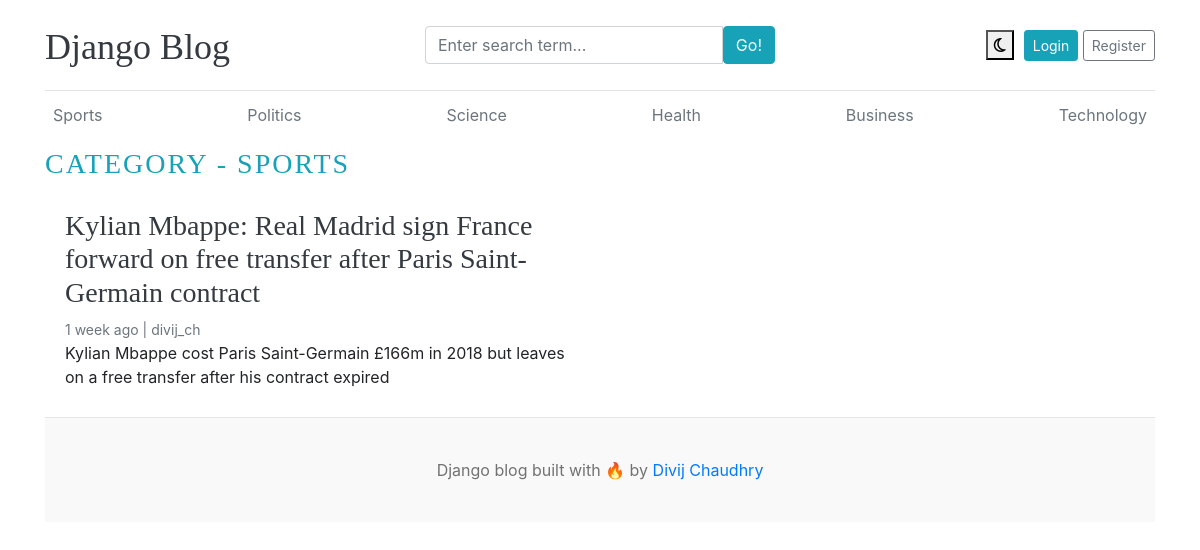
Page /category/1/ on the committed database.
### blogs/models.py (models this page shows, shortened)
class Category(models.Model):
    category_name = models.CharField(max_length=100, unique=True)
    updated_at = models.DateTimeField(auto_now=True)
    created_at = models.DateTimeField(auto_now_add=True)
    class Meta:
        verbose_name_plural = 'categories'
    def __str__ (self):
        return self.category_name

class Blog(models.Model):
    title = models.CharField(max_length=100)
    slug = models.SlugField(max_length=100, unique=True, blank = True)
    category = models.ForeignKey(Category, on_delete=models.CASCADE)
    author = models.ForeignKey(User, on_delete=models.CASCADE)
    featured_image = models.ImageField(upload_to='uploads/%Y/%m/%d' )
    short_description = models.TextField(max_length=500)
    blog_body = models.TextField(max_length=5000)
    status = models.CharField(choices=STATUS_CHOICES, default="draft", max_length=20)
    is_featured = models.BooleanField(default=False)
    created_at = models.DateTimeField(auto_now_add=True)
    updated_at = models.DateTimeField(auto_now=True)

### blogs/views.py (the view)
# urls.py: path('<int:category_id>/', views.posts_by_category, name='posts_by_category'),
def posts_by_category(request, category_id):
    posts = Blog.objects.filter(status="Published", category=category_id)
    category = get_object_or_404(Category,  pk=category_id)
    context = {
        'posts': posts,
        'category': category,
    }
    return render(request, 'posts_by_category.html', context)

### blogs/context_processors.py (called while the page is built)
def get_categories(request):
    categories = Category.objects.all()
    about = About.objects.all()
    social = Social.objects.all()
    return dict(categories=categories, about=about, social=social)

### templates/posts_by_category.html
{% extends 'base.html' %}
{% block content %}
<h3 class="text-uppercase text-info" style="letter-spacing: 2px;">Category - {{category}}</h3>
<div class="row mb-2">
  {%if posts%}
  {% for post in posts %}
    <div class="col-md-6">
      <div class="card border-0">
        <div class="card-body">
          <h3><a href="{% url 'blogs' post.slug%}" class = "text-dark">{{ post.title }}</a></h3>
          <small class="mb-1 text-muted">{{ post.created_at | timesince }} ago | {{ post.author }}</small>
          <p class="card-text">{{ post.short_description | truncatewords:20}}</p>
        </div>
      </div>
    </div>
  {% endfor %}
  {%else%}
  <p>No Posts Found</p>
  {%endif%}
</div>
{% endblock %}

### templates/base.html (shortened to what this page needs)
{% load static %}
<!DOCTYPE html>
<html lang="en">
<head>
    <link href="https://getbootstrap.com/docs/4.0/dist/css/bootstrap.min.css" rel="stylesheet">
    <link href="{% static 'css/blog.css' %}" rel="stylesheet">
    <link rel="stylesheet" href="https://cdnjs.cloudflare.com/ajax/libs/font-awesome/4.7.0/css/font-awesome.min.css">
    <link rel="stylesheet" href="{% static 'css/bootstrap.min.css' %}">
    <link rel="stylesheet" id="dark-mode-stylesheet" href="" disabled>
  </head>
<body>
    <div class="container">
      <header class="blog-header py-3">
        <div class="row flex-nowrap justify-content-between align-items-center">
          <div class="col-4 pt-1">
            <a class="blog-header-logo text-dark" href="/">Django Blog</a>
          </div>
          <div class="col-4">
            <form action="{% url 'search' %}" method="get">
              <div class="input-group">
                <input class="form-control" type="text" name="keyword" placeholder="Enter search term..." value="{{keyword}}"aria-label="Enter search term..." aria-describedby="button-search" />
                <button type="submit" class="btn btn-info" id="button-search" type="button">Go!</button>
            </div>
            </form>
          </div>
          <div class="col-4 d-flex justify-content-end align-items-center">
            <button id="darkModeButton" onclick="toggleDarkMode()" style="margin-right: 10px; border-radius: 0px;"><i id="darkModeIcon" class="fa fa-moon-o"></i></button>
            {%if not user.is_authenticated%}
            <a class="btn btn-sm btn-info" href="{%url 'login'%}">Login</a> &nbsp;
            <a class="btn btn-sm btn-outline-secondary" href="{%url 'register'%}">Register</a>
            {%else%}
            <a class="btn btn-sm btn-info"href="{% url 'dashboard' %}">Dashboard</a>
            &emsp;
            <a class="btn btn-sm btn-info" href="{% url 'logout'%}">Logout</a>
            {%endif%}
          </div>
        </div>
      </header>
      <div class="nav-scroller py-1 mb-2">
        <nav class="nav d-flex justify-content-between">
        {% for cat in categories %}
          <a class="p-2 text-muted" href="{%url 'posts_by_category' cat.id%}">{{cat.category_name}}</a>
        {% endfor %}
        </nav>
      </div>
{% block content %}
{% endblock %}
<footer class="blog-footer">
    <p>Django blog built with 🔥 by <a href="#">Divij Chaudhry</a></p>
  </footer>
  </body>
  </html>

### blog_main/static/css/blog.css (style rules this page uses)
.blog-header { border-bottom: 1px solid #e5e5e5; }
.blog-header-logo { font-family: "Playfair Display", Georgia, "Times New Roman", serif; font-size: 2.25rem; }
h1, h2, h3, h4, h5, h6 { font-family: "Playfair Display", Georgia, "Times New Roman", serif; }
.blog-footer { padding: 2.5rem 0; color: #727272; text-align: center; background-color: #f9f9f9; border-top: .05rem solid #e5e5e5; }
.blog-footer p:last-child { margin-bottom: 0; }

### rows in the picture
Category: category_name "Sports", category_name "SPORTS"
Category: category_name "Politics"
Category: category_name "Science"
Category: category_name "Health"
Category: category_name "Business"
Category: category_name "Technology"
Blog: title "Kylian Mbappe: Real Madrid sign France forward on free transfer after Paris Saint-Germain contract", created_at "1 week", author "divij_ch", short_description "Kylian Mbappe cost Paris Saint-Germain £166m in 2018 but leaves on a free transfer after his contract expired"
